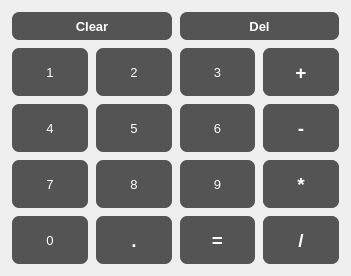
   <widget class="QWidget" name="gridLayoutWidget">
    <property name="geometry">
     <rect>
      <x>20</x>
      <y>80</y>
      <width>351</width>
      <height>261</height>
     </rect>
    </property>
    <layout class="QGridLayout" name="gridLayout">
     <item row="2" column="0">
      <widget class="QPushButton" name="btn_4">
       <property name="sizePolicy">
        <sizepolicy hsizetype="Minimum" vsizetype="Minimum">
         <horstretch>0</horstretch>
         <verstretch>0</verstretch>
        </sizepolicy>
       </property>
       <property name="minimumSize">
        <size>
         <width>20</width>
         <height>20</height>
        </size>
       </property>
       <property name="font">
        <font>
         <family>Arial</family>
         <pointsize>10</pointsize>
        </font>
       </property>
       <property name="statusTip">
        <string notr="true"/>
       </property>
       <property name="whatsThis">
        <string notr="true"/>
       </property>
       <property name="accessibleName">
        <string notr="true"/>
       </property>
       <property name="accessibleDescription">
        <string notr="true"/>
       </property>
       <property name="styleSheet">
        <string notr="true">QPushButton{
background-color:rgb(84, 84, 84);
color:white;
border-style:ourset;
border-color:white;
border-width:2px;
border-radius:8px;
padding: 5px;
}

QPushButton:pressed{
border-style:solid;
border-width:2px;
}</string>
       </property>
       <property name="text">
        <string>4</string>
       </property>
      </widget>
     </item>
     <item row="0" column="2" colspan="2">
      <widget class="QPushButton" name="btn_del">
       <property name="minimumSize">
        <size>
         <width>0</width>
         <height>30</height>
        </size>
       </property>
       <property name="font">
        <font>
         <family>Arial</family>
         <pointsize>10</pointsize>
         <weight>75</weight>
         <bold>true</bold>
        </font>
       </property>
       <property name="statusTip">
        <string notr="true"/>
       </property>
       <property name="whatsThis">
        <string notr="true"/>
       </property>
       <property name="accessibleName">
        <string notr="true"/>
       </property>
       <property name="accessibleDescription">
        <string notr="true"/>
       </property>
       <property name="styleSheet">
        <string notr="true">QPushButton{
background-color:rgb(84, 84, 84);
color:white;
border-style:ourset;
border-color:white;
border-width:2px;
border-radius:8px;
padding: 5px;
}

QPushButton:pressed{
border-style:solid;
border-width:2px;
}</string>
       </property>
       <property name="text">
        <string>Del</string>
       </property>
      </widget>
     </item>
     <item row="1" column="3">
      <widget class="QPushButton" name="btn_plus">
       <property name="minimumSize">
        <size>
         <width>20</width>
         <height>50</height>
        </size>
       </property>
       <property name="font">
        <font>
         <family>Arial</family>
         <pointsize>14</pointsize>
         <weight>75</weight>
         <bold>true</bold>
        </font>
       </property>
       <property name="statusTip">
        <string notr="true"/>
       </property>
       <property name="whatsThis">
        <string notr="true"/>
       </property>
       <property name="accessibleName">
        <string notr="true"/>
       </property>
       <property name="accessibleDescription">
        <string notr="true"/>
       </property>
       <property name="styleSheet">
        <string notr="true">QPushButton{
background-color:rgb(84, 84, 84);
color:white;
border-style:ourset;
border-color:white;
border-width:2px;
border-radius:8px;
padding: 5px;
}

QPushButton:pressed{
border-style:solid;
border-width:2px;
}</string>
       </property>
       <property name="text">
        <string>+</string>
       </property>
      </widget>
     </item>
     <item row="2" column="3">
      <widget class="QPushButton" name="btn_mins">
       <property name="minimumSize">
        <size>
         <width>20</width>
         <height>50</height>
        </size>
       </property>
       <property name="font">
        <font>
         <family>Arial</family>
         <pointsize>14</pointsize>
         <weight>75</weight>
         <bold>true</bold>
        </font>
       </property>
       <property name="statusTip">
        <string notr="true"/>
       </property>
       <property name="whatsThis">
        <string notr="true"/>
       </property>
       <property name="accessibleName">
        <string notr="true"/>
       </property>
       <property name="accessibleDescription">
        <string notr="true"/>
       </property>
       <property name="styleSheet">
        <string notr="true">QPushButton{
background-color:rgb(84, 84, 84);
color:white;
border-style:ourset;
border-color:white;
border-width:2px;
border-radius:8px;
padding: 5px;
}

QPushButton:pressed{
border-style:solid;
border-width:2px;
}</string>
       </property>
       <property name="text">
        <string>-</string>
       </property>
      </widget>
     </item>
     <item row="1" column="2">
      <widget class="QPushButton" name="btn_3">
       <property name="sizePolicy">
        <sizepolicy hsizetype="Minimum" vsizetype="Minimum">
         <horstretch>0</horstretch>
         <verstretch>0</verstretch>
        </sizepolicy>
       </property>
       <property name="minimumSize">
        <size>
         <width>20</width>
         <height>50</height>
        </size>
       </property>
       <property name="font">
        <font>
         <family>Arial</family>
         <pointsize>10</pointsize>
        </font>
       </property>
       <property name="statusTip">
        <string notr="true"/>
       </property>
       <property name="whatsThis">
        <string notr="true"/>
       </property>
       <property name="accessibleName">
        <string notr="true"/>
       </property>
       <property name="accessibleDescription">
        <string notr="true"/>
       </property>
       <property name="styleSheet">
        <string notr="true">QPushButton{
background-color:rgb(84, 84, 84);
color:white;
border-style:ourset;
border-color:white;
border-width:2px;
border-radius:8px;
padding: 5px;
}

QPushButton:pressed{
border-style:solid;
border-width:2px;
}</string>
       </property>
       <property name="text">
        <string>3</string>
       </property>
      </widget>
     </item>
     <item row="2" column="2">
      <widget class="QPushButton" name="btn_6">
       <property name="minimumSize">
        <size>
         <width>20</width>
         <height>50</height>
        </size>
       </property>
       <property name="font">
        <font>
         <family>Arial</family>
         <pointsize>10</pointsize>
        </font>
       </property>
       <property name="statusTip">
        <string notr="true"/>
       </property>
       <property name="whatsThis">
        <string notr="true"/>
       </property>
       <property name="accessibleName">
        <string notr="true"/>
       </property>
       <property name="accessibleDescription">
        <string notr="true"/>
       </property>
       <property name="styleSheet">
        <string notr="true">QPushButton{
background-color:rgb(84, 84, 84);
color:white;
border-style:ourset;
border-color:white;
border-width:2px;
border-radius:8px;
padding: 5px;
}

QPushButton:pressed{
border-style:solid;
border-width:2px;
}</string>
       </property>
       <property name="text">
        <string>6</string>
       </property>
      </widget>
     </item>
     <item row="1" column="0">
      <widget class="QPushButton" name="btn_1">
       <property name="sizePolicy">
        <sizepolicy hsizetype="Minimum" vsizetype="Minimum">
         <horstretch>0</horstretch>
         <verstretch>0</verstretch>
        </sizepolicy>
       </property>
       <property name="minimumSize">
        <size>
         <width>20</width>
         <height>50</height>
        </size>
       </property>
       <property name="font">
        <font>
         <family>Arial</family>
         <pointsize>10</pointsize>
        </font>
       </property>
       <property name="statusTip">
        <string notr="true"/>
       </property>
       <property name="whatsThis">
        <string notr="true"/>
       </property>
       <property name="accessibleName">
        <string notr="true"/>
       </property>
       <property name="accessibleDescription">
        <string notr="true"/>
       </property>
       <property name="styleSheet">
        <string notr="true">QPushButton{
background-color:rgb(84, 84, 84);
color:white;
border-style:ourset;
border-color:white;
border-width:2px;
border-radius:8px;
padding: 5px;
}

QPushButton:pressed{
border-style:solid;
border-width:2px;
}</string>
       </property>
       <property name="text">
        <string>1</string>
       </property>
      </widget>
     </item>
     <item row="1" column="1">
      <widget class="QPushButton" name="btn_2">
       <property name="sizePolicy">
        <sizepolicy hsizetype="Minimum" vsizetype="Minimum">
         <horstretch>0</horstretch>
         <verstretch>0</verstretch>
        </sizepolicy>
       </property>
       <property name="minimumSize">
        <size>
         <width>20</width>
         <height>50</height>
        </size>
       </property>
       <property name="font">
        <font>
         <family>Arial</family>
         <pointsize>10</pointsize>
        </font>
       </property>
       <property name="statusTip">
        <string notr="true"/>
       </property>
       <property name="whatsThis">
        <string notr="true"/>
       </property>
       <property name="accessibleName">
        <string notr="true"/>
       </property>
       <property name="accessibleDescription">
        <string notr="true"/>
       </property>
       <property name="styleSheet">
        <string notr="true">QPushButton{
background-color:rgb(84, 84, 84);
color:white;
border-style:ourset;
border-color:white;
border-width:2px;
border-radius:8px;
padding: 5px;
}

QPushButton:pressed{
border-style:solid;
border-width:2px;
}</string>
       </property>
       <property name="text">
        <string>2</string>
       </property>
      </widget>
     </item>
     <item row="0" column="0" colspan="2">
      <widget class="QPushButton" name="btn_clear">
       <property name="sizePolicy">
        <sizepolicy hsizetype="Minimum" vsizetype="Preferred">
         <horstretch>0</horstretch>
         <verstretch>0</verstretch>
        </sizepolicy>
       </property>
       <property name="minimumSize">
        <size>
         <width>30</width>
         <height>30</height>
        </size>
       </property>
       <property name="font">
        <font>
         <family>Arial</family>
         <pointsize>10</pointsize>
         <weight>75</weight>
         <bold>true</bold>
        </font>
       </property>
       <property name="statusTip">
        <string notr="true"/>
       </property>
       <property name="whatsThis">
        <string notr="true"/>
       </property>
       <property name="accessibleName">
        <string notr="true"/>
       </property>
       <property name="accessibleDescription">
        <string notr="true"/>
       </property>
       <property name="styleSheet">
        <string notr="true">QPushButton{
background-color:rgb(84, 84, 84);
color:white;
border-style:ourset;
border-color:white;
border-width:2px;
border-radius:8px;
padding: 5px;
}

QPushButton:pressed{
border-style:solid;
border-width:2px;
}</string>
       </property>
       <property name="text">
        <string>Clear</string>
       </property>
      </widget>
     </item>
     <item row="3" column="3">
      <widget class="QPushButton" name="btn_mul">
       <property name="minimumSize">
        <size>
         <width>20</width>
         <height>50</height>
        </size>
       </property>
       <property name="font">
        <font>
         <family>Arial</family>
         <pointsize>14</pointsize>
         <weight>75</weight>
         <bold>true</bold>
        </font>
       </property>
       <property name="statusTip">
        <string notr="true"/>
       </property>
       <property name="whatsThis">
        <string notr="true"/>
       </property>
       <property name="accessibleName">
        <string notr="true"/>
       </property>
       <property name="accessibleDescription">
        <string notr="true"/>
       </property>
       <property name="styleSheet">
        <string notr="true">QPushButton{
background-color:rgb(84, 84, 84);
color:white;
border-style:ourset;
border-color:white;
border-width:2px;
border-radius:8px;
padding: 5px;
}

QPushButton:pressed{
border-style:solid;
border-width:2px;
}</string>
       </property>
       <property name="text">
        <string>*</string>
       </property>
      </widget>
     </item>
     <item row="3" column="0">
      <widget class="QPushButton" name="btn_7">
       <property name="minimumSize">
        <size>
         <width>20</width>
         <height>50</height>
        </size>
       </property>
       <property name="font">
        <font>
         <family>Arial</family>
         <pointsize>10</pointsize>
        </font>
       </property>
       <property name="statusTip">
        <string notr="true"/>
       </property>
       <property name="whatsThis">
        <string notr="true"/>
       </property>
       <property name="accessibleName">
        <string notr="true"/>
       </property>
       <property name="accessibleDescription">
        <string notr="true"/>
       </property>
       <property name="styleSheet">
        <string notr="true">QPushButton{
background-color:rgb(84, 84, 84);
color:white;
border-style:ourset;
border-color:white;
border-width:2px;
border-radius:8px;
padding: 5px;
}

QPushButton:pressed{
border-style:solid;
border-width:2px;
}</string>
       </property>
       <property name="text">
        <string>7</string>
       </property>
      </widget>
     </item>
     <item row="2" column="1">
      <widget class="QPushButton" name="btn_5">
       <property name="sizePolicy">
        <sizepolicy hsizetype="Minimum" vsizetype="Minimum">
         <horstretch>0</horstretch>
         <verstretch>0</verstretch>
        </sizepolicy>
       </property>
       <property name="minimumSize">
        <size>
         <width>20</width>
         <height>50</height>
        </size>
       </property>
       <property name="font">
        <font>
         <family>Arial</family>
         <pointsize>10</pointsize>
        </font>
       </property>
       <property name="statusTip">
        <string notr="true"/>
       </property>
       <property name="whatsThis">
        <string notr="true"/>
       </property>
       <property name="accessibleName">
        <string notr="true"/>
       </property>
       <property name="accessibleDescription">
        <string notr="true"/>
       </property>
       <property name="styleSheet">
        <string notr="true">QPushButton{
background-color:rgb(84, 84, 84);
color:white;
border-style:ourset;
border-color:white;
border-width:2px;
border-radius:8px;
padding: 5px;
}

QPushButton:pressed{
border-style:solid;
border-width:2px;
}</string>
       </property>
       <property name="text">
        <string>5</string>
       </property>
      </widget>
     </item>
     <item row="3" column="2">
      <widget class="QPushButton" name="btn_9">
       <property name="minimumSize">
        <size>
         <width>20</width>
         <height>50</height>
        </size>
       </property>
       <property name="font">
        <font>
         <family>Arial</family>
         <pointsize>10</pointsize>
        </font>
       </property>
       <property name="statusTip">
        <string notr="true"/>
       </property>
       <property name="whatsThis">
        <string notr="true"/>
       </property>
       <property name="accessibleName">
        <string notr="true"/>
       </property>
       <property name="accessibleDescription">
        <string notr="true"/>
       </property>
       <property name="styleSheet">
        <string notr="true">QPushButton{
background-color:rgb(84, 84, 84);
color:white;
border-style:ourset;
border-color:white;
border-width:2px;
border-radius:8px;
padding: 5px;
}

QPushButton:pressed{
border-style:solid;
border-width:2px;
}</string>
       </property>
       <property name="text">
        <string>9</string>
       </property>
      </widget>
     </item>
     <item row="3" column="1">
      <widget class="QPushButton" name="btn_8">
       <property name="minimumSize">
        <size>
         <width>20</width>
         <height>50</height>
        </size>
       </property>
       <property name="font">
        <font>
         <family>Arial</family>
         <pointsize>10</pointsize>
        </font>
       </property>
       <property name="statusTip">
        <string notr="true"/>
       </property>
       <property name="whatsThis">
        <string notr="true"/>
       </property>
       <property name="accessibleName">
        <string notr="true"/>
       </property>
       <property name="accessibleDescription">
        <string notr="true"/>
       </property>
       <property name="styleSheet">
        <string notr="true">QPushButton{
background-color:rgb(84, 84, 84);
color:white;
border-style:ourset;
border-color:white;
border-width:2px;
border-radius:8px;
padding: 5px;
}

QPushButton:pressed{
border-style:solid;
border-width:2px;
}</string>
       </property>
       <property name="text">
        <string>8</string>
       </property>
      </widget>
     </item>
     <item row="4" column="0">
      <widget class="QPushButton" name="btn_0">
       <property name="sizePolicy">
        <sizepolicy hsizetype="Minimum" vsizetype="Minimum">
         <horstretch>0</horstretch>
         <verstretch>0</verstretch>
        </sizepolicy>
       </property>
       <property name="minimumSize">
        <size>
         <width>20</width>
         <height>50</height>
        </size>
       </property>
       <property name="font">
        <font>
         <family>Arial</family>
         <pointsize>10</pointsize>
        </font>
       </property>
       <property name="statusTip">
        <string notr="true"/>
       </property>
       <property name="whatsThis">
        <string notr="true"/>
       </property>
       <property name="accessibleName">
        <string notr="true"/>
       </property>
       <property name="accessibleDescription">
        <string notr="true"/>
       </property>
       <property name="styleSheet">
        <string notr="true">QPushButton{
background-color:rgb(84, 84, 84);
color:white;
border-style:ourset;
border-color:white;
border-width:2px;
border-radius:8px;
padding: 5px;
}

QPushButton:pressed{
border-style:solid;
border-width:2px;
}</string>
       </property>
       <property name="text">
        <string>0</string>
       </property>
      </widget>
     </item>
     <item row="4" column="1">
      <widget class="QPushButton" name="btn_dot">
       <property name="minimumSize">
        <size>
         <width>20</width>
         <height>50</height>
        </size>
       </property>
       <property name="font">
        <font>
         <family>Arial</family>
         <pointsize>14</pointsize>
         <weight>75</weight>
         <bold>true</bold>
        </font>
       </property>
       <property name="statusTip">
        <string notr="true"/>
       </property>
       <property name="whatsThis">
        <string notr="true"/>
       </property>
       <property name="accessibleName">
        <string notr="true"/>
       </property>
       <property name="accessibleDescription">
        <string notr="true"/>
       </property>
       <property name="styleSheet">
        <string notr="true">QPushButton{
background-color:rgb(84, 84, 84);
color:white;
border-style:ourset;
border-color:white;
border-width:2px;
border-radius:8px;
padding: 5px;
}

QPushButton:pressed{
border-style:solid;
border-width:2px;
}</string>
       </property>
       <property name="text">
        <string>.</string>
       </property>
      </widget>
     </item>
     <item row="4" column="2">
      <widget class="QPushButton" name="btn_per">
       <property name="minimumSize">
        <size>
         <width>20</width>
         <height>50</height>
        </size>
       </property>
       <property name="font">
        <font>
         <family>Arial</family>
         <pointsize>14</pointsize>
         <weight>75</weight>
         <bold>true</bold>
        </font>
       </property>
       <property name="statusTip">
        <string notr="true"/>
       </property>
       <property name="whatsThis">
        <string notr="true"/>
       </property>
       <property name="accessibleName">
        <string notr="true"/>
       </property>
       <property name="accessibleDescription">
        <string notr="true"/>
       </property>
       <property name="styleSheet">
        <string notr="true">QPushButton{
background-color:rgb(84, 84, 84);
color:white;
border-style:ourset;
border-color:white;
border-width:2px;
border-radius:8px;
padding: 5px;
}

QPushButton:pressed{
border-style:solid;
border-width:2px;
}</string>
       </property>
       <property name="text">
        <string>=</string>
       </property>
      </widget>
     </item>
     <item row="4" column="3">
      <widget class="QPushButton" name="btn_div">
       <property name="minimumSize">
        <size>
         <width>20</width>
         <height>50</height>
        </size>
       </property>
       <property name="font">
        <font>
         <family>Arial</family>
         <pointsize>14</pointsize>
         <weight>75</weight>
         <bold>true</bold>
        </font>
       </property>
       <property name="statusTip">
        <string notr="true"/>
       </property>
       <property name="whatsThis">
        <string notr="true"/>
       </property>
       <property name="accessibleName">
        <string notr="true"/>
       </property>
       <property name="accessibleDescription">
        <string notr="true"/>
       </property>
       <property name="styleSheet">
        <string notr="true">QPushButton{
background-color:rgb(84, 84, 84);
color:white;
border-style:ourset;
border-color:white;
border-width:2px;
border-radius:8px;
padding: 5px;
}

QPushButton:pressed{
border-style:solid;
border-width:2px;
}</string>
       </property>
       <property name="text">
        <string>/</string>
       </property>
      </widget>
     </item>
    </layout>
   </widget>
